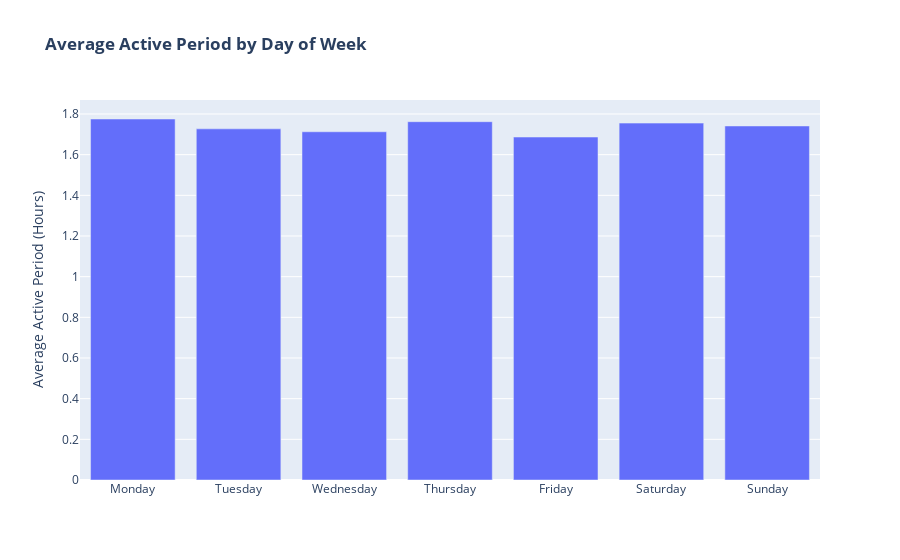

This figure's notebook cell:
### Code cell
fig7 = go.Figure(go.Bar(x=df_dayofweek_activeperiod['Day of Week'], y=df_dayofweek_activeperiod['Average Active Period'], showlegend=False))
fig7.update_layout(title_text='<b>Average Active Period by Day of Week</b>')
fig7.update_yaxes(title_text='Average Active Period (Hours)')
fig7.show()

### Figure 1 — Plotly figure (JSON) as saved in the notebook; plotly's stock layout.template omitted (floating-point values rounded to 4 significant figures)
{"data": [{"showlegend": false, "type": "bar", "x": ["Monday", "Tuesday", "Wednesday", "Thursday", "Friday", "Saturday", "Sunday"], "y": [1.775, 1.727, 1.713, 1.762, 1.687, 1.755, 1.741]}], "layout": {"title": {"text": "<b>Average Active Period by Day of Week</b>"}, "yaxis": {"title": {"text": "Average Active Period (Hours)"}}}}
